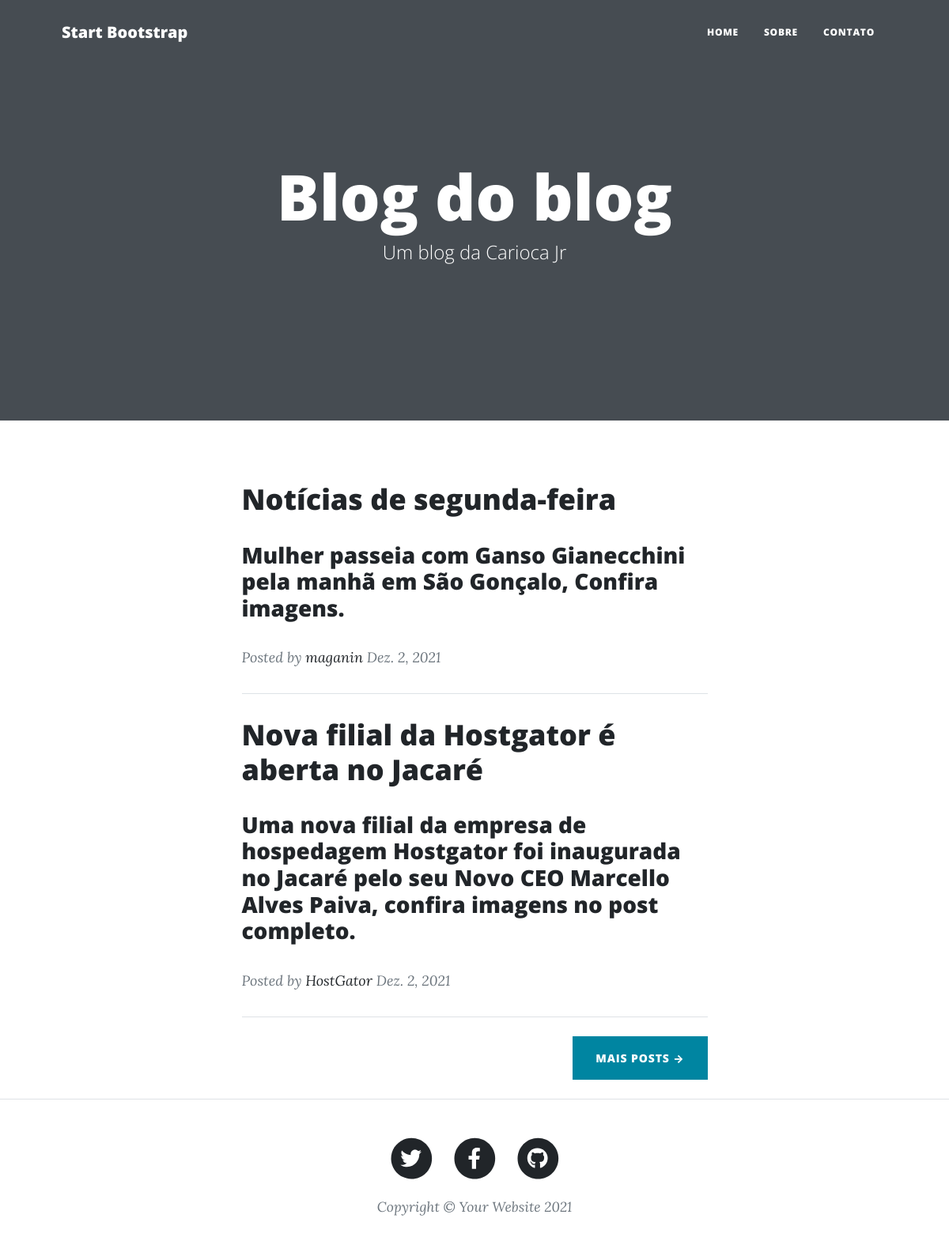
The page / on the database its author committed.
### blog/models.py (models this page shows, shortened)
class Post(models.Model):
    title = models.CharField(max_length=255)
    summary = RichTextField()
    content = RichTextUploadingField()
    author = models.ForeignKey(User, on_delete=models.PROTECT)
    created_at = models.DateField(auto_now_add=True)

### blog/views.py (the view)
# urls.py: 2. Add a URL to urlpatterns:  path('', views.home, name='home')
def home(request):
    posts = Post.objects.all()
    return render(request, 'index.html', {'posts': posts})

### templates/index.html
{% extends 'base.html' %}
{% load static %}
{% block content %}
        <header class="masthead" style="background-image: {% static 'assets/img/home-bg.jpg' %}">
            <div class="container position-relative px-4 px-lg-5">
                <div class="row gx-4 gx-lg-5 justify-content-center">
                    <div class="col-md-10 col-lg-8 col-xl-7">
                        <div class="site-heading">
                            <h1>Blog do blog</h1>
                            <span class="subheading">Um blog da Carioca Jr</span>
                        </div>
                    </div>
                </div>
            </div>
        </header>
        <div class="container px-4 px-lg-5">
            <div class="row gx-4 gx-lg-5 justify-content-center">
                <div class="col-md-10 col-lg-8 col-xl-7">
                    {% for post in posts %}
                    <div class="post-preview">
                        <a href="/posts/{{ post.pk }}">
                            <h2 class="post-title">{{ post.title }}</h2>
                        </a>
                        <h3 class="post-subtitle">{{ post.summary|safe }}</h3>
                        <p class="post-meta">
                            Posted by
                            <a href="#!">{{ post.author }}</a>
                            {{ post.created_at }}
                        </p>
                    </div>
                    <hr class="my-4" />
                    {% endfor %}
                    <div class="d-flex justify-content-end mb-4"><a class="btn btn-primary text-uppercase" href="#!">Mais Posts →</a></div>
                </div>
            </div>
        </div>
{% endblock %}

### rows shown on the page
Post: title "Notícias de segunda-feira", summary "Mulher passeia com Ganso Gianecchini pela manhã em São Gonçalo, Confira imagens.", author "maganin", created_at "Dez. 2, 2021"
Post: title "Nova filial da Hostgator é aberta no Jacaré", summary "Uma nova filial da empresa de hospedagem Hostgator foi inaugurada no Jacaré pelo seu Novo CEO Marcello Alves Paiva, confira imagens no post completo.", author "HostGator", created_at "Dez. 2, 2021"
